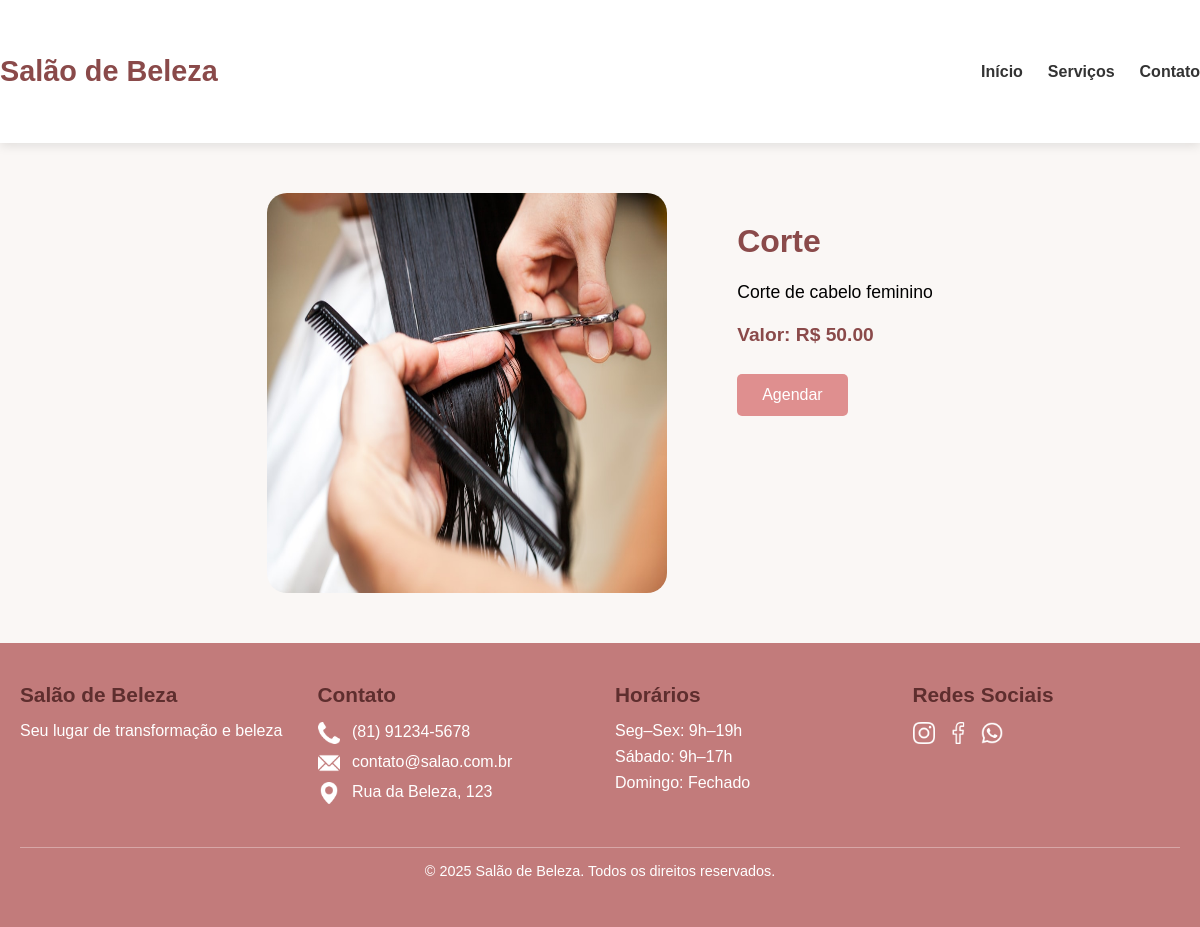
Page /produto/2/ on the committed database.
### core/models.py (models this page shows, shortened)
class Produto(models.Model):
    nome = models.CharField(max_length=100)
    descricao = models.TextField()
    imagem = models.ImageField(upload_to='produtos/')
    preco = models.DecimalField(max_digits=8, decimal_places=2, null=True, blank=True)

### core/views.py (the view)
# urls.py: path('produto/<int:id>/', views.produto, name="produto"),
def produto(request, id):
    produto = get_object_or_404(Produto, id=id)
    return render(request, "produto.html", {"produto": produto})

### core/templates/produto.html (shortened to what this page needs)
{% load static %}
<!DOCTYPE html>
<html lang="en">
  <head>
    <link rel="stylesheet" href="{% static 'core/produto.css' %}">
  </head>
  <body>
    <header class="header">
        <div class="container">
            <div class="logo">
                <h1>Salão de Beleza</h1>
            </div>
            <nav class="nav">
                <ul>
                    <li><a href="{% url 'home' %}#home">Início</a></li>
                    <li><a href="{% url 'home' %}#servicos">Serviços</a></li>
                    <li><a href="#contato">Contato</a></li>
                </ul>
            </nav>
        </div>
    </header>
    <div class="produto-container">
        <div class="produto-imagem">
            <img src="{{ produto.imagem.url }}" alt="{{ produto.nome }}">
        </div>
        <div class="produto-info">
            <h1>{{ produto.nome }}</h1>
            <p class="produto-descricao">{{ produto.descricao }}</p>
            <p class="produto-valor">Valor: R$ {{ produto.preco }}</p>
            <a href="{% url 'agendar' produto.id %}">Agendar</a>
        </div>
    </div>
    <footer class="footer" id="contato">
        <div class="footer-grid">
            <div>
                <h4>Salão de Beleza</h4>
                <p>Seu lugar de transformação e beleza</p>
            </div>
            <div>
                <h4>Contato</h4>
                <p>
                    <img src="{% static 'img/telefone.png' %}" class="icon-img" alt="Telefone">
                    (81) 91234-5678
                </p>
                <p>
                    <img src="{% static 'img/email.png' %}" class="icon-img" alt="E-mail">
                    contato@salao.com.br
                </p>
                <p>
                    <img src="{% static 'img/localizacao.png' %}" class="icon-img" alt="Endereço">
                    Rua da Beleza, 123
                </p>
            </div>
            <div>
                <h4>Horários</h4>
                <p>Seg–Sex: 9h–19h</p>
                <p>Sábado: 9h–17h</p>
                <p>Domingo: Fechado</p>
            </div>
            <div>
                <h4>Redes Sociais</h4>
                <a href="#" class="social-icon">
                    <img src="{% static 'img/instagram.png' %}" class="icon-img" alt="Instagram">
                </a>
                <a href="#" class="social-icon">
                    <img src="{% static 'img/facebook.png' %}" class="icon-img" alt="Facebook">
                </a>
                <a href="#" class="social-icon">
                    <img src="{% static 'img/whatsapp.png' %}" class="icon-img" alt="WhatsApp">
                </a>
            </div>
        </div>
        <p class="footer-bottom">
            &copy; 2025 Salão de Beleza. Todos os direitos reservados.
        </p>
    </footer>
  </body>
</html>

### core/static/core/produto.css (style rules this page uses)
* { margin: 0; padding: 0; box-sizing: border-box; font-family: Arial, Helvetica, sans-serif; }
body { background-color: #faf7f5; color: #333; }
.header { background: #ffffff; box-shadow: 0px 3px 10px rgba(0,0,0,0.1); padding: 55px 0; }
.header .container { max-width: 1200px; margin: auto; display: flex; justify-content: space-between; align-items: center; }
.logo h1 { font-size: 1.8rem; color: #8a4a4a; }
.nav ul { display: flex; gap: 25px; list-style: none; }
.nav ul li a { text-decoration: none; font-weight: bold; font-size: 1rem; color: #333; transition: 0.2s; }
.produto-container { display: flex; justify-content: center; gap: 70px; margin: 50px auto; }
.produto-imagem img { width: 400px; border-radius: 20px; display: block; height: 400px; }
.produto-info { max-width: 500px; display: flex; flex-direction: column; gap: 18px; margin-top: 30px; }
.produto-info h1 { font-size: 2rem; color: #8a4a4a; }
.produto-info .produto-descricao { font-size: 1.1rem; line-height: 1.6; color: #000000; }
.produto-info .produto-valor { font-size: 1.2rem; font-weight: bold; color: #8a4a4a; }
.produto-info a { display: inline-block; text-decoration: none; background-color: #df8f8f; color: #fff; padding: 12px 25px; border-radius: 5px; width: max-content; margin-top: 10px; }
.footer { background: #c27b7b; color: #fff; padding: 40px 20px; margin-top: 50px; }
.footer h4 { color: #5e2e2e; font-size: 1.3rem; margin-bottom: 15px; }
.footer-grid { max-width: 1200px; margin: auto; display: grid; grid-template-columns: repeat(4, 1fr); gap: 30px; }
.footer p { margin-bottom: 8px; }
.footer a { text-decoration: none !important; }
.footer .icon-img { width: 22px; height: 22px; margin-right: 8px; vertical-align: middle; filter: brightness(0) invert(1); }
.social-icon img { width: 32px; margin-right: 10px; }
.footer-bottom { margin-top: 35px; text-align: center; border-top: 1px solid #ffffff55; padding-top: 15px; font-size: 0.9rem; }

### rows in the picture
Produto: imagem (picture), nome "Corte", descricao "Corte de cabelo feminino", preco "50.00"
